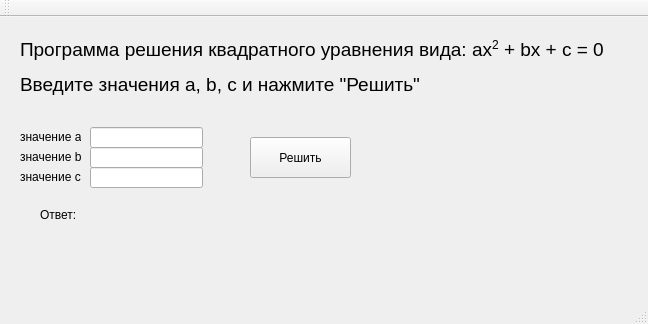
<?xml version="1.0" encoding="UTF-8"?>
<ui version="4.0">
 <class>quadratic</class>
 <widget class="QMainWindow" name="quadratic">
  <property name="geometry">
   <rect>
    <x>0</x>
    <y>0</y>
    <width>648</width>
    <height>324</height>
   </rect>
  </property>
  <property name="windowTitle">
   <string>quadratic</string>
  </property>
  <widget class="QWidget" name="centralWidget">
   <widget class="QLabel" name="labelProgramTitle">
    <property name="geometry">
     <rect>
      <x>20</x>
      <y>10</y>
      <width>611</width>
      <height>81</height>
     </rect>
    </property>
    <property name="text">
     <string>&lt;html&gt;&lt;head/&gt;&lt;body&gt;&lt;p&gt;&lt;span style=&quot; font-size:14pt;&quot;&gt;Программа решения квадратного уравнения вида: ax&lt;/span&gt;&lt;span style=&quot; font-size:14pt; vertical-align:super;&quot;&gt;2&lt;/span&gt;&lt;span style=&quot; font-size:14pt;&quot;&gt; + bx + c = 0&lt;/span&gt;&lt;/p&gt;&lt;p&gt;&lt;span style=&quot; font-size:14pt;&quot;&gt;Введите значения a, b, c и нажмите &amp;quot;Решить&amp;quot;&lt;/span&gt;&lt;/p&gt;&lt;/body&gt;&lt;/html&gt;</string>
    </property>
   </widget>
   <widget class="QLabel" name="label_a">
    <property name="geometry">
     <rect>
      <x>20</x>
      <y>110</y>
      <width>61</width>
      <height>20</height>
     </rect>
    </property>
    <property name="text">
     <string>значение a:</string>
    </property>
   </widget>
   <widget class="QLabel" name="label_c">
    <property name="geometry">
     <rect>
      <x>20</x>
      <y>150</y>
      <width>61</width>
      <height>20</height>
     </rect>
    </property>
    <property name="text">
     <string>значение c:</string>
    </property>
   </widget>
   <widget class="QLabel" name="label_b">
    <property name="geometry">
     <rect>
      <x>20</x>
      <y>130</y>
      <width>61</width>
      <height>20</height>
     </rect>
    </property>
    <property name="text">
     <string>значение b:</string>
    </property>
   </widget>
   <widget class="QLineEdit" name="lineEdit_a">
    <property name="geometry">
     <rect>
      <x>90</x>
      <y>110</y>
      <width>113</width>
      <height>21</height>
     </rect>
    </property>
   </widget>
   <widget class="QLineEdit" name="lineEdit_b">
    <property name="geometry">
     <rect>
      <x>90</x>
      <y>130</y>
      <width>113</width>
      <height>21</height>
     </rect>
    </property>
   </widget>
   <widget class="QLineEdit" name="lineEdit_c">
    <property name="geometry">
     <rect>
      <x>90</x>
      <y>150</y>
      <width>113</width>
      <height>21</height>
     </rect>
    </property>
   </widget>
   <widget class="QPushButton" name="button_calculate">
    <property name="geometry">
     <rect>
      <x>250</x>
      <y>120</y>
      <width>101</width>
      <height>41</height>
     </rect>
    </property>
    <property name="text">
     <string>Решить</string>
    </property>
   </widget>
   <widget class="QLabel" name="label_result">
    <property name="geometry">
     <rect>
      <x>40</x>
      <y>190</y>
      <width>41</width>
      <height>16</height>
     </rect>
    </property>
    <property name="text">
     <string>Ответ:</string>
    </property>
   </widget>
   <widget class="QLabel" name="label_calculated_result">
    <property name="geometry">
     <rect>
      <x>90</x>
      <y>190</y>
      <width>461</width>
      <height>31</height>
     </rect>
    </property>
    <property name="text">
     <string/>
    </property>
   </widget>
  </widget>
  <widget class="QMenuBar" name="menuBar">
   <property name="geometry">
    <rect>
     <x>0</x>
     <y>0</y>
     <width>648</width>
     <height>20</height>
    </rect>
   </property>
  </widget>
  <widget class="QToolBar" name="mainToolBar">
   <attribute name="toolBarArea">
    <enum>TopToolBarArea</enum>
   </attribute>
   <attribute name="toolBarBreak">
    <bool>false</bool>
   </attribute>
  </widget>
  <widget class="QStatusBar" name="statusBar"/>
 </widget>
 <layoutdefault spacing="6" margin="11"/>
 <resources/>
 <connections/>
</ui>
